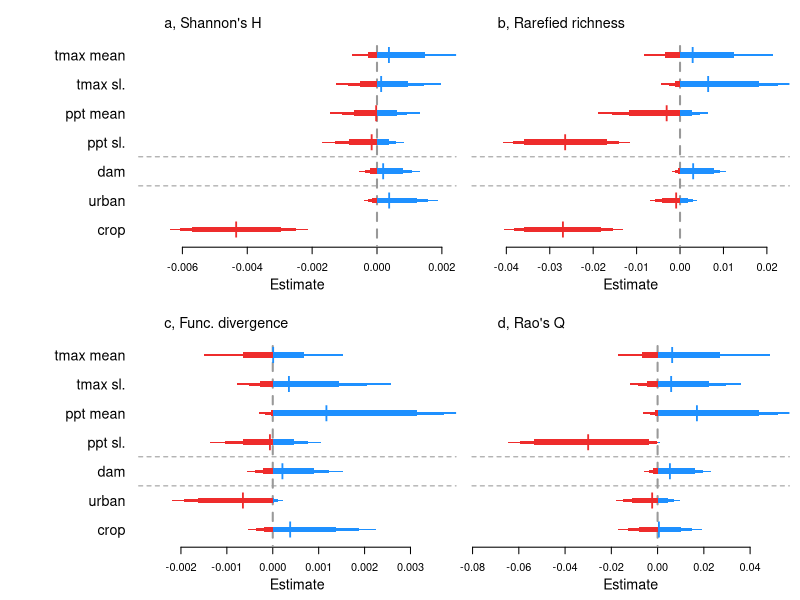

Here is the R script that generated this plot:
##Set working directory
setwd("C:/Users/elwel/OneDrive/Desktop/aquatic_data/git/EuroAquaticMacroInverts")

# attach data
#drivEst <- read.csv("outputs/Driver_metaanaly_Ests.csv")
drivEst <- read.csv("outputs/outputs_driver/Driver_horseshoe_metaanaly_Ests.csv")
head(drivEst)
unique(drivEst$Response)

options(scipen=999)

##save plot
#tiff(filename = "plots/Fig4_drivers/Drivers_TaxaFunc_extra.tiff", width = 5, height = 5, units = 'in', res = 600, compression = 'lzw')
tiff(filename = "plots/Fig4_drivers/Drivers_TaxaFunc_extra_horseshoe.tiff", width = 5, height = 5, units = 'in', res = 600, compression = 'lzw')

##layout
layout(mat = matrix(c(1:6), 
                        nrow = 2, 
                        ncol = 3),
       heights = c(2,2,2,2,2,2),
       widths = c(0.8,2,2,0.8,2,2))

par(mar=c(4,0.4,0.4,0.8))
#empty plot for where the labels will go
plot(0, xaxt = 'n', yaxt = 'n', bty = 'n', pch = '', ylab = '', xlab = '')
plot(0, xaxt = 'n', yaxt = 'n', bty = 'n', pch = '', ylab = '', xlab = '')

#### shannonsH #####
sub <- subset(drivEst, Response == "shannonsH")
subQ <- c(sub$Q0.5[2:5], sub$Q0.5[10:12],sub$Q95[2:5], sub$Q95[10:12])
est <- c(sub$Estimate[2:5], sub$Estimate[10:12])
yy <- c(5,7,6,8,3,2,4)
plot(yy ~ est, ylab="",xlab="", yaxt="n", las=1, type="n",xlim=c(min(subQ),max(subQ)), ylim=c(1.7,9.4),cex=2, bty="n")
#polygon(x=c(-100,-100,0,0),
#        y=c(-4,22,22,-4), col = "grey80", border = "grey80")
segments(x0=0,y0=0,x1=0,y1=8.4,lty=2, lwd=2,col="grey60")
axis(2, at=yy, lwd = 0, lwd.ticks = 0, labels=c("ppt sl.","tmax sl.",  "ppt mean", "tmax mean",
				#"str. order", "accum.", "elevation", "slope",
  				"urban","crop", "dam"), las=1,cex.axis=1.3)
title(xlab="Estimate", line=2.4,cex.lab=1.3)
legend("topleft", legend=("a, Shannon's H"), bty="n", cex=1.3)
mm <- cbind(yy,est)
mm_neg <- as.data.frame(mm[ which(est < 0),])
mm_pos <- as.data.frame(mm[ which(est > 0),])
#points(yy ~ est, pch="l",cex=2.2,col="white")
points(mm_neg$yy ~ mm_neg$est, pch="l",cex=2,col="firebrick2")
points(mm_pos$yy ~ mm_pos$est, pch="l",cex=2,col="dodgerblue")
yyy1=c(0.975,1.025,1.025,0.975)
yyy2=c(0.95,1.05,1.05,0.95)
yyy3=c(0.9,1.1,1.1,0.9)
polygon(x=c(if (sub$Q2.5[11]<0) {sub$Q2.5[11]} else {0}, if (sub$Q2.5[11]<0) {sub$Q2.5[11]} else {0}, if (sub$Q97.5[11]<0) {sub$Q97.5[11]} else {0}, if (sub$Q97.5[11]<0) {sub$Q97.5[11]} else {0}),y=(yyy1+1), col = "firebrick2", border = NA)
polygon(x=c(if (sub$Q5[11]<0) {sub$Q5[11]} else {0}, if (sub$Q5[11]<0) {sub$Q5[11]} else {0}, if (sub$Q95[11]<0) {sub$Q95[11]} else {0}, if (sub$Q95[11]<0) {sub$Q95[11]} else {0}),y=(yyy2+1), col = "firebrick2", border = NA)
polygon(x=c(if (sub$Q10[11]<0) {sub$Q10[11]} else {0}, if (sub$Q10[11]<0) {sub$Q10[11]} else {0}, if (sub$Q90[11]<0) {sub$Q90[11]} else {0}, if (sub$Q90[11]<0) {sub$Q90[11]} else {0}),y=(yyy3+1), col = "firebrick2", border = NA)
polygon(x=c(if (sub$Q2.5[11]>0) {sub$Q2.5[11]} else {0}, if (sub$Q2.5[11]>0) {sub$Q2.5[11]} else {0}, if (sub$Q97.5[11]>0) {sub$Q97.5[11]} else {0}, if (sub$Q97.5[11]>0) {sub$Q97.5[11]} else {0}),y=(yyy1+1), col = "dodgerblue", border = NA)
polygon(x=c(if (sub$Q5[11]>0) {sub$Q5[11]} else {0}, if (sub$Q5[11]>0) {sub$Q5[11]} else {0}, if (sub$Q95[11]>0) {sub$Q95[11]} else {0}, if (sub$Q95[11]>0) {sub$Q95[11]} else {0}),y=(yyy2+1), col = "dodgerblue", border = NA)
polygon(x=c(if (sub$Q10[11]>0) {sub$Q10[11]} else {0}, if (sub$Q10[11]>0) {sub$Q10[11]} else {0}, if (sub$Q90[11]>0) {sub$Q90[11]} else {0}, if (sub$Q90[11]>0) {sub$Q90[11]} else {0}),y=(yyy3+1), col = "dodgerblue", border = NA)
polygon(x=c(if (sub$Q2.5[10]<0) {sub$Q2.5[10]} else {0}, if (sub$Q2.5[10]<0) {sub$Q2.5[10]} else {0}, if (sub$Q97.5[10]<0) {sub$Q97.5[10]} else {0}, if (sub$Q97.5[10]<0) {sub$Q97.5[10]} else {0}),y=(yyy1+2), col = "firebrick2", border = NA)
polygon(x=c(if (sub$Q5[10]<0) {sub$Q5[10]} else {0}, if (sub$Q5[10]<0) {sub$Q5[10]} else {0}, if (sub$Q95[10]<0) {sub$Q95[10]} else {0}, if (sub$Q95[10]<0) {sub$Q95[10]} else {0}),y=(yyy2+2), col = "firebrick2", border = NA)
polygon(x=c(if (sub$Q10[10]<0) {sub$Q10[10]} else {0}, if (sub$Q10[10]<0) {sub$Q10[10]} else {0}, if (sub$Q90[10]<0) {sub$Q90[10]} else {0}, if (sub$Q90[10]<0) {sub$Q90[10]} else {0}),y=(yyy3+2), col = "firebrick2", border = NA)
polygon(x=c(if (sub$Q2.5[10]>0) {sub$Q2.5[10]} else {0}, if (sub$Q2.5[10]>0) {sub$Q2.5[10]} else {0}, if (sub$Q97.5[10]>0) {sub$Q97.5[10]} else {0}, if (sub$Q97.5[10]>0) {sub$Q97.5[10]} else {0}),y=(yyy1+2), col = "dodgerblue", border = NA)
polygon(x=c(if (sub$Q5[10]>0) {sub$Q5[10]} else {0}, if (sub$Q5[10]>0) {sub$Q5[10]} else {0}, if (sub$Q95[10]>0) {sub$Q95[10]} else {0}, if (sub$Q95[10]>0) {sub$Q95[10]} else {0}),y=(yyy2+2), col = "dodgerblue", border = NA)
polygon(x=c(if (sub$Q10[10]>0) {sub$Q10[10]} else {0}, if (sub$Q10[10]>0) {sub$Q10[10]} else {0}, if (sub$Q90[10]>0) {sub$Q90[10]} else {0}, if (sub$Q90[10]>0) {sub$Q90[10]} else {0}),y=(yyy3+2), col = "dodgerblue", border = NA)
polygon(x=c(if (sub$Q2.5[12]<0) {sub$Q2.5[12]} else {0}, if (sub$Q2.5[12]<0) {sub$Q2.5[12]} else {0}, if (sub$Q97.5[12]<0) {sub$Q97.5[12]} else {0}, if (sub$Q97.5[12]<0) {sub$Q97.5[12]} else {0}),y=(yyy1+3), col = "firebrick2", border = NA)
polygon(x=c(if (sub$Q5[12]<0) {sub$Q5[12]} else {0}, if (sub$Q5[12]<0) {sub$Q5[12]} else {0}, if (sub$Q95[12]<0) {sub$Q95[12]} else {0}, if (sub$Q95[12]<0) {sub$Q95[12]} else {0}),y=(yyy2+3), col = "firebrick2", border = NA)
polygon(x=c(if (sub$Q10[12]<0) {sub$Q10[12]} else {0}, if (sub$Q10[12]<0) {sub$Q10[12]} else {0}, if (sub$Q90[12]<0) {sub$Q90[12]} else {0}, if (sub$Q90[12]<0) {sub$Q90[12]} else {0}),y=(yyy3+3), col = "firebrick2", border = NA)
polygon(x=c(if (sub$Q2.5[12]>0) {sub$Q2.5[12]} else {0}, if (sub$Q2.5[12]>0) {sub$Q2.5[12]} else {0}, if (sub$Q97.5[12]>0) {sub$Q97.5[12]} else {0}, if (sub$Q97.5[12]>0) {sub$Q97.5[12]} else {0}),y=(yyy1+3), col = "dodgerblue", border = NA)
polygon(x=c(if (sub$Q5[12]>0) {sub$Q5[12]} else {0}, if (sub$Q5[12]>0) {sub$Q5[12]} else {0}, if (sub$Q95[12]>0) {sub$Q95[12]} else {0}, if (sub$Q95[12]>0) {sub$Q95[12]} else {0}),y=(yyy2+3), col = "dodgerblue", border = NA)
polygon(x=c(if (sub$Q10[12]>0) {sub$Q10[12]} else {0}, if (sub$Q10[12]>0) {sub$Q10[12]} else {0}, if (sub$Q90[12]>0) {sub$Q90[12]} else {0}, if (sub$Q90[12]>0) {sub$Q90[12]} else {0}),y=(yyy3+3), col = "dodgerblue", border = NA)
polygon(x=c(if (sub$Q2.5[2]<0) {sub$Q2.5[2]} else {0}, if (sub$Q2.5[2]<0) {sub$Q2.5[2]} else {0}, if (sub$Q97.5[2]<0) {sub$Q97.5[2]} else {0}, if (sub$Q97.5[2]<0) {sub$Q97.5[2]} else {0}),y=(yyy1+4), col = "firebrick2", border = NA)
polygon(x=c(if (sub$Q5[2]<0) {sub$Q5[2]} else {0}, if (sub$Q5[2]<0) {sub$Q5[2]} else {0}, if (sub$Q95[2]<0) {sub$Q95[2]} else {0}, if (sub$Q95[2]<0) {sub$Q95[2]} else {0}),y=(yyy2+4), col = "firebrick2", border = NA)
polygon(x=c(if (sub$Q10[2]<0) {sub$Q10[2]} else {0}, if (sub$Q10[2]<0) {sub$Q10[2]} else {0}, if (sub$Q90[2]<0) {sub$Q90[2]} else {0}, if (sub$Q90[2]<0) {sub$Q90[2]} else {0}),y=(yyy3+4), col = "firebrick2", border = NA)
polygon(x=c(if (sub$Q2.5[2]>0) {sub$Q2.5[2]} else {0}, if (sub$Q2.5[2]>0) {sub$Q2.5[2]} else {0}, if (sub$Q97.5[2]>0) {sub$Q97.5[2]} else {0}, if (sub$Q97.5[2]>0) {sub$Q97.5[2]} else {0}),y=(yyy1+4), col = "dodgerblue", border = NA)
polygon(x=c(if (sub$Q5[2]>0) {sub$Q5[2]} else {0}, if (sub$Q5[2]>0) {sub$Q5[2]} else {0}, if (sub$Q95[2]>0) {sub$Q95[2]} else {0}, if (sub$Q95[2]>0) {sub$Q95[2]} else {0}),y=(yyy2+4), col = "dodgerblue", border = NA)
polygon(x=c(if (sub$Q10[2]>0) {sub$Q10[2]} else {0}, if (sub$Q10[2]>0) {sub$Q10[2]} else {0}, if (sub$Q90[2]>0) {sub$Q90[2]} else {0}, if (sub$Q90[2]>0) {sub$Q90[2]} else {0}),y=(yyy3+4), col = "dodgerblue", border = NA)
polygon(x=c(if (sub$Q2.5[4]<0) {sub$Q2.5[4]} else {0}, if (sub$Q2.5[4]<0) {sub$Q2.5[4]} else {0}, if (sub$Q97.5[4]<0) {sub$Q97.5[4]} else {0}, if (sub$Q97.5[4]<0) {sub$Q97.5[4]} else {0}),y=(yyy1+5), col = "firebrick2", border = NA)
polygon(x=c(if (sub$Q5[4]<0) {sub$Q5[4]} else {0}, if (sub$Q5[4]<0) {sub$Q5[4]} else {0}, if (sub$Q95[4]<0) {sub$Q95[4]} else {0}, if (sub$Q95[4]<0) {sub$Q95[4]} else {0}),y=(yyy2+5), col = "firebrick2", border = NA)
polygon(x=c(if (sub$Q10[4]<0) {sub$Q10[4]} else {0}, if (sub$Q10[4]<0) {sub$Q10[4]} else {0}, if (sub$Q90[4]<0) {sub$Q90[4]} else {0}, if (sub$Q90[4]<0) {sub$Q90[4]} else {0}),y=(yyy3+5), col = "firebrick2", border = NA)
polygon(x=c(if (sub$Q2.5[4]>0) {sub$Q2.5[4]} else {0}, if (sub$Q2.5[4]>0) {sub$Q2.5[4]} else {0}, if (sub$Q97.5[4]>0) {sub$Q97.5[4]} else {0}, if (sub$Q97.5[4]>0) {sub$Q97.5[4]} else {0}),y=(yyy1+5), col = "dodgerblue", border = NA)
polygon(x=c(if (sub$Q5[4]>0) {sub$Q5[4]} else {0}, if (sub$Q5[4]>0) {sub$Q5[4]} else {0}, if (sub$Q95[4]>0) {sub$Q95[4]} else {0}, if (sub$Q95[4]>0) {sub$Q95[4]} else {0}),y=(yyy2+5), col = "dodgerblue", border = NA)
polygon(x=c(if (sub$Q10[4]>0) {sub$Q10[4]} else {0}, if (sub$Q10[4]>0) {sub$Q10[4]} else {0}, if (sub$Q90[4]>0) {sub$Q90[4]} else {0}, if (sub$Q90[4]>0) {sub$Q90[4]} else {0}),y=(yyy3+5), col = "dodgerblue", border = NA)
polygon(x=c(if (sub$Q2.5[3]<0) {sub$Q2.5[3]} else {0}, if (sub$Q2.5[3]<0) {sub$Q2.5[3]} else {0}, if (sub$Q97.5[3]<0) {sub$Q97.5[3]} else {0}, if (sub$Q97.5[3]<0) {sub$Q97.5[3]} else {0}),y=(yyy1+6), col = "firebrick2", border = NA)
polygon(x=c(if (sub$Q5[3]<0) {sub$Q5[3]} else {0}, if (sub$Q5[3]<0) {sub$Q5[3]} else {0}, if (sub$Q95[3]<0) {sub$Q95[3]} else {0}, if (sub$Q95[3]<0) {sub$Q95[3]} else {0}),y=(yyy2+6), col = "firebrick2", border = NA)
polygon(x=c(if (sub$Q10[3]<0) {sub$Q10[3]} else {0}, if (sub$Q10[3]<0) {sub$Q10[3]} else {0}, if (sub$Q90[3]<0) {sub$Q90[3]} else {0}, if (sub$Q90[3]<0) {sub$Q90[3]} else {0}),y=(yyy3+6), col = "firebrick2", border = NA)
polygon(x=c(if (sub$Q2.5[3]>0) {sub$Q2.5[3]} else {0}, if (sub$Q2.5[3]>0) {sub$Q2.5[3]} else {0}, if (sub$Q97.5[3]>0) {sub$Q97.5[3]} else {0}, if (sub$Q97.5[3]>0) {sub$Q97.5[3]} else {0}),y=(yyy1+6), col = "dodgerblue", border = NA)
polygon(x=c(if (sub$Q5[3]>0) {sub$Q5[3]} else {0}, if (sub$Q5[3]>0) {sub$Q5[3]} else {0}, if (sub$Q95[3]>0) {sub$Q95[3]} else {0}, if (sub$Q95[3]>0) {sub$Q95[3]} else {0}),y=(yyy2+6), col = "dodgerblue", border = NA)
polygon(x=c(if (sub$Q10[3]>0) {sub$Q10[3]} else {0}, if (sub$Q10[3]>0) {sub$Q10[3]} else {0}, if (sub$Q90[3]>0) {sub$Q90[3]} else {0}, if (sub$Q90[3]>0) {sub$Q90[3]} else {0}),y=(yyy3+6), col = "dodgerblue", border = NA)
polygon(x=c(if (sub$Q2.5[5]<0) {sub$Q2.5[5]} else {0}, if (sub$Q2.5[5]<0) {sub$Q2.5[5]} else {0}, if (sub$Q97.5[5]<0) {sub$Q97.5[5]} else {0}, if (sub$Q97.5[5]<0) {sub$Q97.5[5]} else {0}),y=(yyy1+7), col = "firebrick2", border = NA)
polygon(x=c(if (sub$Q5[5]<0) {sub$Q5[5]} else {0}, if (sub$Q5[5]<0) {sub$Q5[5]} else {0}, if (sub$Q95[5]<0) {sub$Q95[5]} else {0}, if (sub$Q95[5]<0) {sub$Q95[5]} else {0}),y=(yyy2+7), col = "firebrick2", border = NA)
polygon(x=c(if (sub$Q10[5]<0) {sub$Q10[5]} else {0}, if (sub$Q10[5]<0) {sub$Q10[5]} else {0}, if (sub$Q90[5]<0) {sub$Q90[5]} else {0}, if (sub$Q90[5]<0) {sub$Q90[5]} else {0}),y=(yyy3+7), col = "firebrick2", border = NA)
polygon(x=c(if (sub$Q2.5[5]>0) {sub$Q2.5[5]} else {0}, if (sub$Q2.5[5]>0) {sub$Q2.5[5]} else {0}, if (sub$Q97.5[5]>0) {sub$Q97.5[5]} else {0}, if (sub$Q97.5[5]>0) {sub$Q97.5[5]} else {0}),y=(yyy1+7), col = "dodgerblue", border = NA)
polygon(x=c(if (sub$Q5[5]>0) {sub$Q5[5]} else {0}, if (sub$Q5[5]>0) {sub$Q5[5]} else {0}, if (sub$Q95[5]>0) {sub$Q95[5]} else {0}, if (sub$Q95[5]>0) {sub$Q95[5]} else {0}),y=(yyy2+7), col = "dodgerblue", border = NA)
polygon(x=c(if (sub$Q10[5]>0) {sub$Q10[5]} else {0}, if (sub$Q10[5]>0) {sub$Q10[5]} else {0}, if (sub$Q90[5]>0) {sub$Q90[5]} else {0}, if (sub$Q90[5]>0) {sub$Q90[5]} else {0}),y=(yyy3+7), col = "dodgerblue", border = NA)
abline(h=3.5,lty=2, col="grey60")
abline(h=4.5,lty=2, col="grey60")

#### func_diverg #####
sub <- subset(drivEst, Response == "func_diverg")
subQ <- c(sub$Q0.5[2:5], sub$Q0.5[10:12],sub$Q95[2:5], sub$Q95[10:12])
est <- c(sub$Estimate[2:5], sub$Estimate[10:12])
yy <- c(5,7,6,8,3,2,4)
plot(yy ~ est, ylab="",xlab="", yaxt="n", las=1, type="n",xlim=c(min(subQ),max(subQ)), ylim=c(1.7,9.4),cex=2, bty="n")
segments(x0=0,y0=0,x1=0,y1=8.4,lty=2, lwd=2,col="grey60")
title(xlab="Estimate", line=2.4,cex.lab=1.3)
axis(2, at=yy, lwd = 0, lwd.ticks = 0, labels=c("ppt sl.","tmax sl.",  "ppt mean", "tmax mean",
				#"str. order", "accum.", "elevation", "slope",
  				"urban","crop", "dam"), las=1,cex.axis=1.3)
legend("topleft", legend=("c, Func. divergence"), bty="n", cex=1.3)
mm <- cbind(yy,est)
mm_neg <- as.data.frame(mm[ which(est < 0),])
mm_pos <- as.data.frame(mm[ which(est > 0),])
points(mm_neg$yy ~ mm_neg$est, pch="l",cex=2,col="firebrick2")
points(mm_pos$yy ~ mm_pos$est, pch="l",cex=2,col="dodgerblue")
yyy1=c(0.975,1.025,1.025,0.975)
yyy2=c(0.95,1.05,1.05,0.95)
yyy3=c(0.9,1.1,1.1,0.9)
polygon(x=c(if (sub$Q2.5[11]<0) {sub$Q2.5[11]} else {0}, if (sub$Q2.5[11]<0) {sub$Q2.5[11]} else {0}, if (sub$Q97.5[11]<0) {sub$Q97.5[11]} else {0}, if (sub$Q97.5[11]<0) {sub$Q97.5[11]} else {0}),y=(yyy1+1), col = "firebrick2", border = NA)
polygon(x=c(if (sub$Q5[11]<0) {sub$Q5[11]} else {0}, if (sub$Q5[11]<0) {sub$Q5[11]} else {0}, if (sub$Q95[11]<0) {sub$Q95[11]} else {0}, if (sub$Q95[11]<0) {sub$Q95[11]} else {0}),y=(yyy2+1), col = "firebrick2", border = NA)
polygon(x=c(if (sub$Q10[11]<0) {sub$Q10[11]} else {0}, if (sub$Q10[11]<0) {sub$Q10[11]} else {0}, if (sub$Q90[11]<0) {sub$Q90[11]} else {0}, if (sub$Q90[11]<0) {sub$Q90[11]} else {0}),y=(yyy3+1), col = "firebrick2", border = NA)
polygon(x=c(if (sub$Q2.5[11]>0) {sub$Q2.5[11]} else {0}, if (sub$Q2.5[11]>0) {sub$Q2.5[11]} else {0}, if (sub$Q97.5[11]>0) {sub$Q97.5[11]} else {0}, if (sub$Q97.5[11]>0) {sub$Q97.5[11]} else {0}),y=(yyy1+1), col = "dodgerblue", border = NA)
polygon(x=c(if (sub$Q5[11]>0) {sub$Q5[11]} else {0}, if (sub$Q5[11]>0) {sub$Q5[11]} else {0}, if (sub$Q95[11]>0) {sub$Q95[11]} else {0}, if (sub$Q95[11]>0) {sub$Q95[11]} else {0}),y=(yyy2+1), col = "dodgerblue", border = NA)
polygon(x=c(if (sub$Q10[11]>0) {sub$Q10[11]} else {0}, if (sub$Q10[11]>0) {sub$Q10[11]} else {0}, if (sub$Q90[11]>0) {sub$Q90[11]} else {0}, if (sub$Q90[11]>0) {sub$Q90[11]} else {0}),y=(yyy3+1), col = "dodgerblue", border = NA)
polygon(x=c(if (sub$Q2.5[10]<0) {sub$Q2.5[10]} else {0}, if (sub$Q2.5[10]<0) {sub$Q2.5[10]} else {0}, if (sub$Q97.5[10]<0) {sub$Q97.5[10]} else {0}, if (sub$Q97.5[10]<0) {sub$Q97.5[10]} else {0}),y=(yyy1+2), col = "firebrick2", border = NA)
polygon(x=c(if (sub$Q5[10]<0) {sub$Q5[10]} else {0}, if (sub$Q5[10]<0) {sub$Q5[10]} else {0}, if (sub$Q95[10]<0) {sub$Q95[10]} else {0}, if (sub$Q95[10]<0) {sub$Q95[10]} else {0}),y=(yyy2+2), col = "firebrick2", border = NA)
polygon(x=c(if (sub$Q10[10]<0) {sub$Q10[10]} else {0}, if (sub$Q10[10]<0) {sub$Q10[10]} else {0}, if (sub$Q90[10]<0) {sub$Q90[10]} else {0}, if (sub$Q90[10]<0) {sub$Q90[10]} else {0}),y=(yyy3+2), col = "firebrick2", border = NA)
polygon(x=c(if (sub$Q2.5[10]>0) {sub$Q2.5[10]} else {0}, if (sub$Q2.5[10]>0) {sub$Q2.5[10]} else {0}, if (sub$Q97.5[10]>0) {sub$Q97.5[10]} else {0}, if (sub$Q97.5[10]>0) {sub$Q97.5[10]} else {0}),y=(yyy1+2), col = "dodgerblue", border = NA)
polygon(x=c(if (sub$Q5[10]>0) {sub$Q5[10]} else {0}, if (sub$Q5[10]>0) {sub$Q5[10]} else {0}, if (sub$Q95[10]>0) {sub$Q95[10]} else {0}, if (sub$Q95[10]>0) {sub$Q95[10]} else {0}),y=(yyy2+2), col = "dodgerblue", border = NA)
polygon(x=c(if (sub$Q10[10]>0) {sub$Q10[10]} else {0}, if (sub$Q10[10]>0) {sub$Q10[10]} else {0}, if (sub$Q90[10]>0) {sub$Q90[10]} else {0}, if (sub$Q90[10]>0) {sub$Q90[10]} else {0}),y=(yyy3+2), col = "dodgerblue", border = NA)
polygon(x=c(if (sub$Q2.5[12]<0) {sub$Q2.5[12]} else {0}, if (sub$Q2.5[12]<0) {sub$Q2.5[12]} else {0}, if (sub$Q97.5[12]<0) {sub$Q97.5[12]} else {0}, if (sub$Q97.5[12]<0) {sub$Q97.5[12]} else {0}),y=(yyy1+3), col = "firebrick2", border = NA)
polygon(x=c(if (sub$Q5[12]<0) {sub$Q5[12]} else {0}, if (sub$Q5[12]<0) {sub$Q5[12]} else {0}, if (sub$Q95[12]<0) {sub$Q95[12]} else {0}, if (sub$Q95[12]<0) {sub$Q95[12]} else {0}),y=(yyy2+3), col = "firebrick2", border = NA)
polygon(x=c(if (sub$Q10[12]<0) {sub$Q10[12]} else {0}, if (sub$Q10[12]<0) {sub$Q10[12]} else {0}, if (sub$Q90[12]<0) {sub$Q90[12]} else {0}, if (sub$Q90[12]<0) {sub$Q90[12]} else {0}),y=(yyy3+3), col = "firebrick2", border = NA)
polygon(x=c(if (sub$Q2.5[12]>0) {sub$Q2.5[12]} else {0}, if (sub$Q2.5[12]>0) {sub$Q2.5[12]} else {0}, if (sub$Q97.5[12]>0) {sub$Q97.5[12]} else {0}, if (sub$Q97.5[12]>0) {sub$Q97.5[12]} else {0}),y=(yyy1+3), col = "dodgerblue", border = NA)
polygon(x=c(if (sub$Q5[12]>0) {sub$Q5[12]} else {0}, if (sub$Q5[12]>0) {sub$Q5[12]} else {0}, if (sub$Q95[12]>0) {sub$Q95[12]} else {0}, if (sub$Q95[12]>0) {sub$Q95[12]} else {0}),y=(yyy2+3), col = "dodgerblue", border = NA)
polygon(x=c(if (sub$Q10[12]>0) {sub$Q10[12]} else {0}, if (sub$Q10[12]>0) {sub$Q10[12]} else {0}, if (sub$Q90[12]>0) {sub$Q90[12]} else {0}, if (sub$Q90[12]>0) {sub$Q90[12]} else {0}),y=(yyy3+3), col = "dodgerblue", border = NA)
polygon(x=c(if (sub$Q2.5[2]<0) {sub$Q2.5[2]} else {0}, if (sub$Q2.5[2]<0) {sub$Q2.5[2]} else {0}, if (sub$Q97.5[2]<0) {sub$Q97.5[2]} else {0}, if (sub$Q97.5[2]<0) {sub$Q97.5[2]} else {0}),y=(yyy1+4), col = "firebrick2", border = NA)
polygon(x=c(if (sub$Q5[2]<0) {sub$Q5[2]} else {0}, if (sub$Q5[2]<0) {sub$Q5[2]} else {0}, if (sub$Q95[2]<0) {sub$Q95[2]} else {0}, if (sub$Q95[2]<0) {sub$Q95[2]} else {0}),y=(yyy2+4), col = "firebrick2", border = NA)
polygon(x=c(if (sub$Q10[2]<0) {sub$Q10[2]} else {0}, if (sub$Q10[2]<0) {sub$Q10[2]} else {0}, if (sub$Q90[2]<0) {sub$Q90[2]} else {0}, if (sub$Q90[2]<0) {sub$Q90[2]} else {0}),y=(yyy3+4), col = "firebrick2", border = NA)
polygon(x=c(if (sub$Q2.5[2]>0) {sub$Q2.5[2]} else {0}, if (sub$Q2.5[2]>0) {sub$Q2.5[2]} else {0}, if (sub$Q97.5[2]>0) {sub$Q97.5[2]} else {0}, if (sub$Q97.5[2]>0) {sub$Q97.5[2]} else {0}),y=(yyy1+4), col = "dodgerblue", border = NA)
polygon(x=c(if (sub$Q5[2]>0) {sub$Q5[2]} else {0}, if (sub$Q5[2]>0) {sub$Q5[2]} else {0}, if (sub$Q95[2]>0) {sub$Q95[2]} else {0}, if (sub$Q95[2]>0) {sub$Q95[2]} else {0}),y=(yyy2+4), col = "dodgerblue", border = NA)
polygon(x=c(if (sub$Q10[2]>0) {sub$Q10[2]} else {0}, if (sub$Q10[2]>0) {sub$Q10[2]} else {0}, if (sub$Q90[2]>0) {sub$Q90[2]} else {0}, if (sub$Q90[2]>0) {sub$Q90[2]} else {0}),y=(yyy3+4), col = "dodgerblue", border = NA)
polygon(x=c(if (sub$Q2.5[4]<0) {sub$Q2.5[4]} else {0}, if (sub$Q2.5[4]<0) {sub$Q2.5[4]} else {0}, if (sub$Q97.5[4]<0) {sub$Q97.5[4]} else {0}, if (sub$Q97.5[4]<0) {sub$Q97.5[4]} else {0}),y=(yyy1+5), col = "firebrick2", border = NA)
polygon(x=c(if (sub$Q5[4]<0) {sub$Q5[4]} else {0}, if (sub$Q5[4]<0) {sub$Q5[4]} else {0}, if (sub$Q95[4]<0) {sub$Q95[4]} else {0}, if (sub$Q95[4]<0) {sub$Q95[4]} else {0}),y=(yyy2+5), col = "firebrick2", border = NA)
polygon(x=c(if (sub$Q10[4]<0) {sub$Q10[4]} else {0}, if (sub$Q10[4]<0) {sub$Q10[4]} else {0}, if (sub$Q90[4]<0) {sub$Q90[4]} else {0}, if (sub$Q90[4]<0) {sub$Q90[4]} else {0}),y=(yyy3+5), col = "firebrick2", border = NA)
polygon(x=c(if (sub$Q2.5[4]>0) {sub$Q2.5[4]} else {0}, if (sub$Q2.5[4]>0) {sub$Q2.5[4]} else {0}, if (sub$Q97.5[4]>0) {sub$Q97.5[4]} else {0}, if (sub$Q97.5[4]>0) {sub$Q97.5[4]} else {0}),y=(yyy1+5), col = "dodgerblue", border = NA)
polygon(x=c(if (sub$Q5[4]>0) {sub$Q5[4]} else {0}, if (sub$Q5[4]>0) {sub$Q5[4]} else {0}, if (sub$Q95[4]>0) {sub$Q95[4]} else {0}, if (sub$Q95[4]>0) {sub$Q95[4]} else {0}),y=(yyy2+5), col = "dodgerblue", border = NA)
polygon(x=c(if (sub$Q10[4]>0) {sub$Q10[4]} else {0}, if (sub$Q10[4]>0) {sub$Q10[4]} else {0}, if (sub$Q90[4]>0) {sub$Q90[4]} else {0}, if (sub$Q90[4]>0) {sub$Q90[4]} else {0}),y=(yyy3+5), col = "dodgerblue", border = NA)
polygon(x=c(if (sub$Q2.5[3]<0) {sub$Q2.5[3]} else {0}, if (sub$Q2.5[3]<0) {sub$Q2.5[3]} else {0}, if (sub$Q97.5[3]<0) {sub$Q97.5[3]} else {0}, if (sub$Q97.5[3]<0) {sub$Q97.5[3]} else {0}),y=(yyy1+6), col = "firebrick2", border = NA)
polygon(x=c(if (sub$Q5[3]<0) {sub$Q5[3]} else {0}, if (sub$Q5[3]<0) {sub$Q5[3]} else {0}, if (sub$Q95[3]<0) {sub$Q95[3]} else {0}, if (sub$Q95[3]<0) {sub$Q95[3]} else {0}),y=(yyy2+6), col = "firebrick2", border = NA)
polygon(x=c(if (sub$Q10[3]<0) {sub$Q10[3]} else {0}, if (sub$Q10[3]<0) {sub$Q10[3]} else {0}, if (sub$Q90[3]<0) {sub$Q90[3]} else {0}, if (sub$Q90[3]<0) {sub$Q90[3]} else {0}),y=(yyy3+6), col = "firebrick2", border = NA)
polygon(x=c(if (sub$Q2.5[3]>0) {sub$Q2.5[3]} else {0}, if (sub$Q2.5[3]>0) {sub$Q2.5[3]} else {0}, if (sub$Q97.5[3]>0) {sub$Q97.5[3]} else {0}, if (sub$Q97.5[3]>0) {sub$Q97.5[3]} else {0}),y=(yyy1+6), col = "dodgerblue", border = NA)
polygon(x=c(if (sub$Q5[3]>0) {sub$Q5[3]} else {0}, if (sub$Q5[3]>0) {sub$Q5[3]} else {0}, if (sub$Q95[3]>0) {sub$Q95[3]} else {0}, if (sub$Q95[3]>0) {sub$Q95[3]} else {0}),y=(yyy2+6), col = "dodgerblue", border = NA)
polygon(x=c(if (sub$Q10[3]>0) {sub$Q10[3]} else {0}, if (sub$Q10[3]>0) {sub$Q10[3]} else {0}, if (sub$Q90[3]>0) {sub$Q90[3]} else {0}, if (sub$Q90[3]>0) {sub$Q90[3]} else {0}),y=(yyy3+6), col = "dodgerblue", border = NA)
polygon(x=c(if (sub$Q2.5[5]<0) {sub$Q2.5[5]} else {0}, if (sub$Q2.5[5]<0) {sub$Q2.5[5]} else {0}, if (sub$Q97.5[5]<0) {sub$Q97.5[5]} else {0}, if (sub$Q97.5[5]<0) {sub$Q97.5[5]} else {0}),y=(yyy1+7), col = "firebrick2", border = NA)
polygon(x=c(if (sub$Q5[5]<0) {sub$Q5[5]} else {0}, if (sub$Q5[5]<0) {sub$Q5[5]} else {0}, if (sub$Q95[5]<0) {sub$Q95[5]} else {0}, if (sub$Q95[5]<0) {sub$Q95[5]} else {0}),y=(yyy2+7), col = "firebrick2", border = NA)
polygon(x=c(if (sub$Q10[5]<0) {sub$Q10[5]} else {0}, if (sub$Q10[5]<0) {sub$Q10[5]} else {0}, if (sub$Q90[5]<0) {sub$Q90[5]} else {0}, if (sub$Q90[5]<0) {sub$Q90[5]} else {0}),y=(yyy3+7), col = "firebrick2", border = NA)
polygon(x=c(if (sub$Q2.5[5]>0) {sub$Q2.5[5]} else {0}, if (sub$Q2.5[5]>0) {sub$Q2.5[5]} else {0}, if (sub$Q97.5[5]>0) {sub$Q97.5[5]} else {0}, if (sub$Q97.5[5]>0) {sub$Q97.5[5]} else {0}),y=(yyy1+7), col = "dodgerblue", border = NA)
polygon(x=c(if (sub$Q5[5]>0) {sub$Q5[5]} else {0}, if (sub$Q5[5]>0) {sub$Q5[5]} else {0}, if (sub$Q95[5]>0) {sub$Q95[5]} else {0}, if (sub$Q95[5]>0) {sub$Q95[5]} else {0}),y=(yyy2+7), col = "dodgerblue", border = NA)
polygon(x=c(if (sub$Q10[5]>0) {sub$Q10[5]} else {0}, if (sub$Q10[5]>0) {sub$Q10[5]} else {0}, if (sub$Q90[5]>0) {sub$Q90[5]} else {0}, if (sub$Q90[5]>0) {sub$Q90[5]} else {0}),y=(yyy3+7), col = "dodgerblue", border = NA)
abline(h=3.5,lty=2, col="grey60")
abline(h=4.5,lty=2, col="grey60")

#### spp_richness_rarefied #####
sub <- subset(drivEst, Response == "spp_richness_rarefied")
subQ <- c(sub$Q0.5[2:5], sub$Q0.5[10:12],sub$Q95[2:5], sub$Q95[10:12])
est <- c(sub$Estimate[2:5], sub$Estimate[10:12])
yy <- c(5,7,6,8,3,2,4)
plot(yy ~ est, ylab="",xlab="", yaxt="n", las=1, type="n",xlim=c(min(subQ),max(subQ)), ylim=c(1.7,9.4),cex=2, bty="n")
segments(x0=0,y0=0,x1=0,y1=8.4,lty=2, lwd=2,col="grey60")
title(xlab="Estimate", line=2.4,cex.lab=1.3)
legend("topleft", legend=("b, Rarefied richness"), bty="n", cex=1.3)
mm <- cbind(yy,est)
mm_neg <- as.data.frame(mm[ which(est < 0),])
mm_pos <- as.data.frame(mm[ which(est > 0),])
#points(yy ~ est, pch="l",cex=2.2,col="white")
points(mm_neg$yy ~ mm_neg$est, pch="l",cex=2,col="firebrick2")
points(mm_pos$yy ~ mm_pos$est, pch="l",cex=2,col="dodgerblue")
yyy1=c(0.975,1.025,1.025,0.975)
yyy2=c(0.95,1.05,1.05,0.95)
yyy3=c(0.9,1.1,1.1,0.9)
polygon(x=c(if (sub$Q2.5[11]<0) {sub$Q2.5[11]} else {0}, if (sub$Q2.5[11]<0) {sub$Q2.5[11]} else {0}, if (sub$Q97.5[11]<0) {sub$Q97.5[11]} else {0}, if (sub$Q97.5[11]<0) {sub$Q97.5[11]} else {0}),y=(yyy1+1), col = "firebrick2", border = NA)
polygon(x=c(if (sub$Q5[11]<0) {sub$Q5[11]} else {0}, if (sub$Q5[11]<0) {sub$Q5[11]} else {0}, if (sub$Q95[11]<0) {sub$Q95[11]} else {0}, if (sub$Q95[11]<0) {sub$Q95[11]} else {0}),y=(yyy2+1), col = "firebrick2", border = NA)
polygon(x=c(if (sub$Q10[11]<0) {sub$Q10[11]} else {0}, if (sub$Q10[11]<0) {sub$Q10[11]} else {0}, if (sub$Q90[11]<0) {sub$Q90[11]} else {0}, if (sub$Q90[11]<0) {sub$Q90[11]} else {0}),y=(yyy3+1), col = "firebrick2", border = NA)
polygon(x=c(if (sub$Q2.5[11]>0) {sub$Q2.5[11]} else {0}, if (sub$Q2.5[11]>0) {sub$Q2.5[11]} else {0}, if (sub$Q97.5[11]>0) {sub$Q97.5[11]} else {0}, if (sub$Q97.5[11]>0) {sub$Q97.5[11]} else {0}),y=(yyy1+1), col = "dodgerblue", border = NA)
polygon(x=c(if (sub$Q5[11]>0) {sub$Q5[11]} else {0}, if (sub$Q5[11]>0) {sub$Q5[11]} else {0}, if (sub$Q95[11]>0) {sub$Q95[11]} else {0}, if (sub$Q95[11]>0) {sub$Q95[11]} else {0}),y=(yyy2+1), col = "dodgerblue", border = NA)
polygon(x=c(if (sub$Q10[11]>0) {sub$Q10[11]} else {0}, if (sub$Q10[11]>0) {sub$Q10[11]} else {0}, if (sub$Q90[11]>0) {sub$Q90[11]} else {0}, if (sub$Q90[11]>0) {sub$Q90[11]} else {0}),y=(yyy3+1), col = "dodgerblue", border = NA)
polygon(x=c(if (sub$Q2.5[10]<0) {sub$Q2.5[10]} else {0}, if (sub$Q2.5[10]<0) {sub$Q2.5[10]} else {0}, if (sub$Q97.5[10]<0) {sub$Q97.5[10]} else {0}, if (sub$Q97.5[10]<0) {sub$Q97.5[10]} else {0}),y=(yyy1+2), col = "firebrick2", border = NA)
polygon(x=c(if (sub$Q5[10]<0) {sub$Q5[10]} else {0}, if (sub$Q5[10]<0) {sub$Q5[10]} else {0}, if (sub$Q95[10]<0) {sub$Q95[10]} else {0}, if (sub$Q95[10]<0) {sub$Q95[10]} else {0}),y=(yyy2+2), col = "firebrick2", border = NA)
polygon(x=c(if (sub$Q10[10]<0) {sub$Q10[10]} else {0}, if (sub$Q10[10]<0) {sub$Q10[10]} else {0}, if (sub$Q90[10]<0) {sub$Q90[10]} else {0}, if (sub$Q90[10]<0) {sub$Q90[10]} else {0}),y=(yyy3+2), col = "firebrick2", border = NA)
polygon(x=c(if (sub$Q2.5[10]>0) {sub$Q2.5[10]} else {0}, if (sub$Q2.5[10]>0) {sub$Q2.5[10]} else {0}, if (sub$Q97.5[10]>0) {sub$Q97.5[10]} else {0}, if (sub$Q97.5[10]>0) {sub$Q97.5[10]} else {0}),y=(yyy1+2), col = "dodgerblue", border = NA)
polygon(x=c(if (sub$Q5[10]>0) {sub$Q5[10]} else {0}, if (sub$Q5[10]>0) {sub$Q5[10]} else {0}, if (sub$Q95[10]>0) {sub$Q95[10]} else {0}, if (sub$Q95[10]>0) {sub$Q95[10]} else {0}),y=(yyy2+2), col = "dodgerblue", border = NA)
polygon(x=c(if (sub$Q10[10]>0) {sub$Q10[10]} else {0}, if (sub$Q10[10]>0) {sub$Q10[10]} else {0}, if (sub$Q90[10]>0) {sub$Q90[10]} else {0}, if (sub$Q90[10]>0) {sub$Q90[10]} else {0}),y=(yyy3+2), col = "dodgerblue", border = NA)
polygon(x=c(if (sub$Q2.5[12]<0) {sub$Q2.5[12]} else {0}, if (sub$Q2.5[12]<0) {sub$Q2.5[12]} else {0}, if (sub$Q97.5[12]<0) {sub$Q97.5[12]} else {0}, if (sub$Q97.5[12]<0) {sub$Q97.5[12]} else {0}),y=(yyy1+3), col = "firebrick2", border = NA)
polygon(x=c(if (sub$Q5[12]<0) {sub$Q5[12]} else {0}, if (sub$Q5[12]<0) {sub$Q5[12]} else {0}, if (sub$Q95[12]<0) {sub$Q95[12]} else {0}, if (sub$Q95[12]<0) {sub$Q95[12]} else {0}),y=(yyy2+3), col = "firebrick2", border = NA)
polygon(x=c(if (sub$Q10[12]<0) {sub$Q10[12]} else {0}, if (sub$Q10[12]<0) {sub$Q10[12]} else {0}, if (sub$Q90[12]<0) {sub$Q90[12]} else {0}, if (sub$Q90[12]<0) {sub$Q90[12]} else {0}),y=(yyy3+3), col = "firebrick2", border = NA)
polygon(x=c(if (sub$Q2.5[12]>0) {sub$Q2.5[12]} else {0}, if (sub$Q2.5[12]>0) {sub$Q2.5[12]} else {0}, if (sub$Q97.5[12]>0) {sub$Q97.5[12]} else {0}, if (sub$Q97.5[12]>0) {sub$Q97.5[12]} else {0}),y=(yyy1+3), col = "dodgerblue", border = NA)
polygon(x=c(if (sub$Q5[12]>0) {sub$Q5[12]} else {0}, if (sub$Q5[12]>0) {sub$Q5[12]} else {0}, if (sub$Q95[12]>0) {sub$Q95[12]} else {0}, if (sub$Q95[12]>0) {sub$Q95[12]} else {0}),y=(yyy2+3), col = "dodgerblue", border = NA)
polygon(x=c(if (sub$Q10[12]>0) {sub$Q10[12]} else {0}, if (sub$Q10[12]>0) {sub$Q10[12]} else {0}, if (sub$Q90[12]>0) {sub$Q90[12]} else {0}, if (sub$Q90[12]>0) {sub$Q90[12]} else {0}),y=(yyy3+3), col = "dodgerblue", border = NA)
polygon(x=c(if (sub$Q2.5[2]<0) {sub$Q2.5[2]} else {0}, if (sub$Q2.5[2]<0) {sub$Q2.5[2]} else {0}, if (sub$Q97.5[2]<0) {sub$Q97.5[2]} else {0}, if (sub$Q97.5[2]<0) {sub$Q97.5[2]} else {0}),y=(yyy1+4), col = "firebrick2", border = NA)
polygon(x=c(if (sub$Q5[2]<0) {sub$Q5[2]} else {0}, if (sub$Q5[2]<0) {sub$Q5[2]} else {0}, if (sub$Q95[2]<0) {sub$Q95[2]} else {0}, if (sub$Q95[2]<0) {sub$Q95[2]} else {0}),y=(yyy2+4), col = "firebrick2", border = NA)
polygon(x=c(if (sub$Q10[2]<0) {sub$Q10[2]} else {0}, if (sub$Q10[2]<0) {sub$Q10[2]} else {0}, if (sub$Q90[2]<0) {sub$Q90[2]} else {0}, if (sub$Q90[2]<0) {sub$Q90[2]} else {0}),y=(yyy3+4), col = "firebrick2", border = NA)
polygon(x=c(if (sub$Q2.5[2]>0) {sub$Q2.5[2]} else {0}, if (sub$Q2.5[2]>0) {sub$Q2.5[2]} else {0}, if (sub$Q97.5[2]>0) {sub$Q97.5[2]} else {0}, if (sub$Q97.5[2]>0) {sub$Q97.5[2]} else {0}),y=(yyy1+4), col = "dodgerblue", border = NA)
polygon(x=c(if (sub$Q5[2]>0) {sub$Q5[2]} else {0}, if (sub$Q5[2]>0) {sub$Q5[2]} else {0}, if (sub$Q95[2]>0) {sub$Q95[2]} else {0}, if (sub$Q95[2]>0) {sub$Q95[2]} else {0}),y=(yyy2+4), col = "dodgerblue", border = NA)
polygon(x=c(if (sub$Q10[2]>0) {sub$Q10[2]} else {0}, if (sub$Q10[2]>0) {sub$Q10[2]} else {0}, if (sub$Q90[2]>0) {sub$Q90[2]} else {0}, if (sub$Q90[2]>0) {sub$Q90[2]} else {0}),y=(yyy3+4), col = "dodgerblue", border = NA)
polygon(x=c(if (sub$Q2.5[4]<0) {sub$Q2.5[4]} else {0}, if (sub$Q2.5[4]<0) {sub$Q2.5[4]} else {0}, if (sub$Q97.5[4]<0) {sub$Q97.5[4]} else {0}, if (sub$Q97.5[4]<0) {sub$Q97.5[4]} else {0}),y=(yyy1+5), col = "firebrick2", border = NA)
polygon(x=c(if (sub$Q5[4]<0) {sub$Q5[4]} else {0}, if (sub$Q5[4]<0) {sub$Q5[4]} else {0}, if (sub$Q95[4]<0) {sub$Q95[4]} else {0}, if (sub$Q95[4]<0) {sub$Q95[4]} else {0}),y=(yyy2+5), col = "firebrick2", border = NA)
polygon(x=c(if (sub$Q10[4]<0) {sub$Q10[4]} else {0}, if (sub$Q10[4]<0) {sub$Q10[4]} else {0}, if (sub$Q90[4]<0) {sub$Q90[4]} else {0}, if (sub$Q90[4]<0) {sub$Q90[4]} else {0}),y=(yyy3+5), col = "firebrick2", border = NA)
polygon(x=c(if (sub$Q2.5[4]>0) {sub$Q2.5[4]} else {0}, if (sub$Q2.5[4]>0) {sub$Q2.5[4]} else {0}, if (sub$Q97.5[4]>0) {sub$Q97.5[4]} else {0}, if (sub$Q97.5[4]>0) {sub$Q97.5[4]} else {0}),y=(yyy1+5), col = "dodgerblue", border = NA)
polygon(x=c(if (sub$Q5[4]>0) {sub$Q5[4]} else {0}, if (sub$Q5[4]>0) {sub$Q5[4]} else {0}, if (sub$Q95[4]>0) {sub$Q95[4]} else {0}, if (sub$Q95[4]>0) {sub$Q95[4]} else {0}),y=(yyy2+5), col = "dodgerblue", border = NA)
polygon(x=c(if (sub$Q10[4]>0) {sub$Q10[4]} else {0}, if (sub$Q10[4]>0) {sub$Q10[4]} else {0}, if (sub$Q90[4]>0) {sub$Q90[4]} else {0}, if (sub$Q90[4]>0) {sub$Q90[4]} else {0}),y=(yyy3+5), col = "dodgerblue", border = NA)
polygon(x=c(if (sub$Q2.5[3]<0) {sub$Q2.5[3]} else {0}, if (sub$Q2.5[3]<0) {sub$Q2.5[3]} else {0}, if (sub$Q97.5[3]<0) {sub$Q97.5[3]} else {0}, if (sub$Q97.5[3]<0) {sub$Q97.5[3]} else {0}),y=(yyy1+6), col = "firebrick2", border = NA)
polygon(x=c(if (sub$Q5[3]<0) {sub$Q5[3]} else {0}, if (sub$Q5[3]<0) {sub$Q5[3]} else {0}, if (sub$Q95[3]<0) {sub$Q95[3]} else {0}, if (sub$Q95[3]<0) {sub$Q95[3]} else {0}),y=(yyy2+6), col = "firebrick2", border = NA)
polygon(x=c(if (sub$Q10[3]<0) {sub$Q10[3]} else {0}, if (sub$Q10[3]<0) {sub$Q10[3]} else {0}, if (sub$Q90[3]<0) {sub$Q90[3]} else {0}, if (sub$Q90[3]<0) {sub$Q90[3]} else {0}),y=(yyy3+6), col = "firebrick2", border = NA)
polygon(x=c(if (sub$Q2.5[3]>0) {sub$Q2.5[3]} else {0}, if (sub$Q2.5[3]>0) {sub$Q2.5[3]} else {0}, if (sub$Q97.5[3]>0) {sub$Q97.5[3]} else {0}, if (sub$Q97.5[3]>0) {sub$Q97.5[3]} else {0}),y=(yyy1+6), col = "dodgerblue", border = NA)
polygon(x=c(if (sub$Q5[3]>0) {sub$Q5[3]} else {0}, if (sub$Q5[3]>0) {sub$Q5[3]} else {0}, if (sub$Q95[3]>0) {sub$Q95[3]} else {0}, if (sub$Q95[3]>0) {sub$Q95[3]} else {0}),y=(yyy2+6), col = "dodgerblue", border = NA)
polygon(x=c(if (sub$Q10[3]>0) {sub$Q10[3]} else {0}, if (sub$Q10[3]>0) {sub$Q10[3]} else {0}, if (sub$Q90[3]>0) {sub$Q90[3]} else {0}, if (sub$Q90[3]>0) {sub$Q90[3]} else {0}),y=(yyy3+6), col = "dodgerblue", border = NA)
polygon(x=c(if (sub$Q2.5[5]<0) {sub$Q2.5[5]} else {0}, if (sub$Q2.5[5]<0) {sub$Q2.5[5]} else {0}, if (sub$Q97.5[5]<0) {sub$Q97.5[5]} else {0}, if (sub$Q97.5[5]<0) {sub$Q97.5[5]} else {0}),y=(yyy1+7), col = "firebrick2", border = NA)
polygon(x=c(if (sub$Q5[5]<0) {sub$Q5[5]} else {0}, if (sub$Q5[5]<0) {sub$Q5[5]} else {0}, if (sub$Q95[5]<0) {sub$Q95[5]} else {0}, if (sub$Q95[5]<0) {sub$Q95[5]} else {0}),y=(yyy2+7), col = "firebrick2", border = NA)
polygon(x=c(if (sub$Q10[5]<0) {sub$Q10[5]} else {0}, if (sub$Q10[5]<0) {sub$Q10[5]} else {0}, if (sub$Q90[5]<0) {sub$Q90[5]} else {0}, if (sub$Q90[5]<0) {sub$Q90[5]} else {0}),y=(yyy3+7), col = "firebrick2", border = NA)
polygon(x=c(if (sub$Q2.5[5]>0) {sub$Q2.5[5]} else {0}, if (sub$Q2.5[5]>0) {sub$Q2.5[5]} else {0}, if (sub$Q97.5[5]>0) {sub$Q97.5[5]} else {0}, if (sub$Q97.5[5]>0) {sub$Q97.5[5]} else {0}),y=(yyy1+7), col = "dodgerblue", border = NA)
polygon(x=c(if (sub$Q5[5]>0) {sub$Q5[5]} else {0}, if (sub$Q5[5]>0) {sub$Q5[5]} else {0}, if (sub$Q95[5]>0) {sub$Q95[5]} else {0}, if (sub$Q95[5]>0) {sub$Q95[5]} else {0}),y=(yyy2+7), col = "dodgerblue", border = NA)
polygon(x=c(if (sub$Q10[5]>0) {sub$Q10[5]} else {0}, if (sub$Q10[5]>0) {sub$Q10[5]} else {0}, if (sub$Q90[5]>0) {sub$Q90[5]} else {0}, if (sub$Q90[5]>0) {sub$Q90[5]} else {0}),y=(yyy3+7), col = "dodgerblue", border = NA)
abline(h=3.5,lty=2, col="grey60")
abline(h=4.5,lty=2, col="grey60")

#### RaoQ #####
sub <- subset(drivEst, Response == "RaoQ")
subQ <- c(sub$Q0.5[2:5], sub$Q0.5[10:12],sub$Q95[2:5], sub$Q95[10:12])
est <- c(sub$Estimate[2:5], sub$Estimate[10:12])
yy <- c(5,7,6,8,3,2,4)
plot(yy ~ est, ylab="",xlab="", yaxt="n", las=1, type="n",xlim=c(min(subQ),max(subQ)), ylim=c(1.7,9.4),cex=2, bty="n")
segments(x0=0,y0=0,x1=0,y1=8.4,lty=2, lwd=2,col="grey60")
title(xlab="Estimate", line=2.4,cex.lab=1.3)
legend("topleft", legend=("d, Rao's Q"), bty="n", cex=1.3)
mm <- cbind(yy,est)
mm_neg <- as.data.frame(mm[ which(est < 0),])
mm_pos <- as.data.frame(mm[ which(est > 0),])
#points(yy ~ est, pch="l",cex=2.2,col="white")
points(mm_neg$yy ~ mm_neg$est, pch="l",cex=2,col="firebrick2")
points(mm_pos$yy ~ mm_pos$est, pch="l",cex=2,col="dodgerblue")
yyy1=c(0.975,1.025,1.025,0.975)
yyy2=c(0.95,1.05,1.05,0.95)
yyy3=c(0.9,1.1,1.1,0.9)
polygon(x=c(if (sub$Q2.5[11]<0) {sub$Q2.5[11]} else {0}, if (sub$Q2.5[11]<0) {sub$Q2.5[11]} else {0}, if (sub$Q97.5[11]<0) {sub$Q97.5[11]} else {0}, if (sub$Q97.5[11]<0) {sub$Q97.5[11]} else {0}),y=(yyy1+1), col = "firebrick2", border = NA)
polygon(x=c(if (sub$Q5[11]<0) {sub$Q5[11]} else {0}, if (sub$Q5[11]<0) {sub$Q5[11]} else {0}, if (sub$Q95[11]<0) {sub$Q95[11]} else {0}, if (sub$Q95[11]<0) {sub$Q95[11]} else {0}),y=(yyy2+1), col = "firebrick2", border = NA)
polygon(x=c(if (sub$Q10[11]<0) {sub$Q10[11]} else {0}, if (sub$Q10[11]<0) {sub$Q10[11]} else {0}, if (sub$Q90[11]<0) {sub$Q90[11]} else {0}, if (sub$Q90[11]<0) {sub$Q90[11]} else {0}),y=(yyy3+1), col = "firebrick2", border = NA)
polygon(x=c(if (sub$Q2.5[11]>0) {sub$Q2.5[11]} else {0}, if (sub$Q2.5[11]>0) {sub$Q2.5[11]} else {0}, if (sub$Q97.5[11]>0) {sub$Q97.5[11]} else {0}, if (sub$Q97.5[11]>0) {sub$Q97.5[11]} else {0}),y=(yyy1+1), col = "dodgerblue", border = NA)
polygon(x=c(if (sub$Q5[11]>0) {sub$Q5[11]} else {0}, if (sub$Q5[11]>0) {sub$Q5[11]} else {0}, if (sub$Q95[11]>0) {sub$Q95[11]} else {0}, if (sub$Q95[11]>0) {sub$Q95[11]} else {0}),y=(yyy2+1), col = "dodgerblue", border = NA)
polygon(x=c(if (sub$Q10[11]>0) {sub$Q10[11]} else {0}, if (sub$Q10[11]>0) {sub$Q10[11]} else {0}, if (sub$Q90[11]>0) {sub$Q90[11]} else {0}, if (sub$Q90[11]>0) {sub$Q90[11]} else {0}),y=(yyy3+1), col = "dodgerblue", border = NA)
polygon(x=c(if (sub$Q2.5[10]<0) {sub$Q2.5[10]} else {0}, if (sub$Q2.5[10]<0) {sub$Q2.5[10]} else {0}, if (sub$Q97.5[10]<0) {sub$Q97.5[10]} else {0}, if (sub$Q97.5[10]<0) {sub$Q97.5[10]} else {0}),y=(yyy1+2), col = "firebrick2", border = NA)
polygon(x=c(if (sub$Q5[10]<0) {sub$Q5[10]} else {0}, if (sub$Q5[10]<0) {sub$Q5[10]} else {0}, if (sub$Q95[10]<0) {sub$Q95[10]} else {0}, if (sub$Q95[10]<0) {sub$Q95[10]} else {0}),y=(yyy2+2), col = "firebrick2", border = NA)
polygon(x=c(if (sub$Q10[10]<0) {sub$Q10[10]} else {0}, if (sub$Q10[10]<0) {sub$Q10[10]} else {0}, if (sub$Q90[10]<0) {sub$Q90[10]} else {0}, if (sub$Q90[10]<0) {sub$Q90[10]} else {0}),y=(yyy3+2), col = "firebrick2", border = NA)
polygon(x=c(if (sub$Q2.5[10]>0) {sub$Q2.5[10]} else {0}, if (sub$Q2.5[10]>0) {sub$Q2.5[10]} else {0}, if (sub$Q97.5[10]>0) {sub$Q97.5[10]} else {0}, if (sub$Q97.5[10]>0) {sub$Q97.5[10]} else {0}),y=(yyy1+2), col = "dodgerblue", border = NA)
polygon(x=c(if (sub$Q5[10]>0) {sub$Q5[10]} else {0}, if (sub$Q5[10]>0) {sub$Q5[10]} else {0}, if (sub$Q95[10]>0) {sub$Q95[10]} else {0}, if (sub$Q95[10]>0) {sub$Q95[10]} else {0}),y=(yyy2+2), col = "dodgerblue", border = NA)
polygon(x=c(if (sub$Q10[10]>0) {sub$Q10[10]} else {0}, if (sub$Q10[10]>0) {sub$Q10[10]} else {0}, if (sub$Q90[10]>0) {sub$Q90[10]} else {0}, if (sub$Q90[10]>0) {sub$Q90[10]} else {0}),y=(yyy3+2), col = "dodgerblue", border = NA)
polygon(x=c(if (sub$Q2.5[12]<0) {sub$Q2.5[12]} else {0}, if (sub$Q2.5[12]<0) {sub$Q2.5[12]} else {0}, if (sub$Q97.5[12]<0) {sub$Q97.5[12]} else {0}, if (sub$Q97.5[12]<0) {sub$Q97.5[12]} else {0}),y=(yyy1+3), col = "firebrick2", border = NA)
polygon(x=c(if (sub$Q5[12]<0) {sub$Q5[12]} else {0}, if (sub$Q5[12]<0) {sub$Q5[12]} else {0}, if (sub$Q95[12]<0) {sub$Q95[12]} else {0}, if (sub$Q95[12]<0) {sub$Q95[12]} else {0}),y=(yyy2+3), col = "firebrick2", border = NA)
polygon(x=c(if (sub$Q10[12]<0) {sub$Q10[12]} else {0}, if (sub$Q10[12]<0) {sub$Q10[12]} else {0}, if (sub$Q90[12]<0) {sub$Q90[12]} else {0}, if (sub$Q90[12]<0) {sub$Q90[12]} else {0}),y=(yyy3+3), col = "firebrick2", border = NA)
polygon(x=c(if (sub$Q2.5[12]>0) {sub$Q2.5[12]} else {0}, if (sub$Q2.5[12]>0) {sub$Q2.5[12]} else {0}, if (sub$Q97.5[12]>0) {sub$Q97.5[12]} else {0}, if (sub$Q97.5[12]>0) {sub$Q97.5[12]} else {0}),y=(yyy1+3), col = "dodgerblue", border = NA)
polygon(x=c(if (sub$Q5[12]>0) {sub$Q5[12]} else {0}, if (sub$Q5[12]>0) {sub$Q5[12]} else {0}, if (sub$Q95[12]>0) {sub$Q95[12]} else {0}, if (sub$Q95[12]>0) {sub$Q95[12]} else {0}),y=(yyy2+3), col = "dodgerblue", border = NA)
polygon(x=c(if (sub$Q10[12]>0) {sub$Q10[12]} else {0}, if (sub$Q10[12]>0) {sub$Q10[12]} else {0}, if (sub$Q90[12]>0) {sub$Q90[12]} else {0}, if (sub$Q90[12]>0) {sub$Q90[12]} else {0}),y=(yyy3+3), col = "dodgerblue", border = NA)
polygon(x=c(if (sub$Q2.5[2]<0) {sub$Q2.5[2]} else {0}, if (sub$Q2.5[2]<0) {sub$Q2.5[2]} else {0}, if (sub$Q97.5[2]<0) {sub$Q97.5[2]} else {0}, if (sub$Q97.5[2]<0) {sub$Q97.5[2]} else {0}),y=(yyy1+4), col = "firebrick2", border = NA)
polygon(x=c(if (sub$Q5[2]<0) {sub$Q5[2]} else {0}, if (sub$Q5[2]<0) {sub$Q5[2]} else {0}, if (sub$Q95[2]<0) {sub$Q95[2]} else {0}, if (sub$Q95[2]<0) {sub$Q95[2]} else {0}),y=(yyy2+4), col = "firebrick2", border = NA)
polygon(x=c(if (sub$Q10[2]<0) {sub$Q10[2]} else {0}, if (sub$Q10[2]<0) {sub$Q10[2]} else {0}, if (sub$Q90[2]<0) {sub$Q90[2]} else {0}, if (sub$Q90[2]<0) {sub$Q90[2]} else {0}),y=(yyy3+4), col = "firebrick2", border = NA)
polygon(x=c(if (sub$Q2.5[2]>0) {sub$Q2.5[2]} else {0}, if (sub$Q2.5[2]>0) {sub$Q2.5[2]} else {0}, if (sub$Q97.5[2]>0) {sub$Q97.5[2]} else {0}, if (sub$Q97.5[2]>0) {sub$Q97.5[2]} else {0}),y=(yyy1+4), col = "dodgerblue", border = NA)
polygon(x=c(if (sub$Q5[2]>0) {sub$Q5[2]} else {0}, if (sub$Q5[2]>0) {sub$Q5[2]} else {0}, if (sub$Q95[2]>0) {sub$Q95[2]} else {0}, if (sub$Q95[2]>0) {sub$Q95[2]} else {0}),y=(yyy2+4), col = "dodgerblue", border = NA)
polygon(x=c(if (sub$Q10[2]>0) {sub$Q10[2]} else {0}, if (sub$Q10[2]>0) {sub$Q10[2]} else {0}, if (sub$Q90[2]>0) {sub$Q90[2]} else {0}, if (sub$Q90[2]>0) {sub$Q90[2]} else {0}),y=(yyy3+4), col = "dodgerblue", border = NA)
polygon(x=c(if (sub$Q2.5[4]<0) {sub$Q2.5[4]} else {0}, if (sub$Q2.5[4]<0) {sub$Q2.5[4]} else {0}, if (sub$Q97.5[4]<0) {sub$Q97.5[4]} else {0}, if (sub$Q97.5[4]<0) {sub$Q97.5[4]} else {0}),y=(yyy1+5), col = "firebrick2", border = NA)
polygon(x=c(if (sub$Q5[4]<0) {sub$Q5[4]} else {0}, if (sub$Q5[4]<0) {sub$Q5[4]} else {0}, if (sub$Q95[4]<0) {sub$Q95[4]} else {0}, if (sub$Q95[4]<0) {sub$Q95[4]} else {0}),y=(yyy2+5), col = "firebrick2", border = NA)
polygon(x=c(if (sub$Q10[4]<0) {sub$Q10[4]} else {0}, if (sub$Q10[4]<0) {sub$Q10[4]} else {0}, if (sub$Q90[4]<0) {sub$Q90[4]} else {0}, if (sub$Q90[4]<0) {sub$Q90[4]} else {0}),y=(yyy3+5), col = "firebrick2", border = NA)
polygon(x=c(if (sub$Q2.5[4]>0) {sub$Q2.5[4]} else {0}, if (sub$Q2.5[4]>0) {sub$Q2.5[4]} else {0}, if (sub$Q97.5[4]>0) {sub$Q97.5[4]} else {0}, if (sub$Q97.5[4]>0) {sub$Q97.5[4]} else {0}),y=(yyy1+5), col = "dodgerblue", border = NA)
polygon(x=c(if (sub$Q5[4]>0) {sub$Q5[4]} else {0}, if (sub$Q5[4]>0) {sub$Q5[4]} else {0}, if (sub$Q95[4]>0) {sub$Q95[4]} else {0}, if (sub$Q95[4]>0) {sub$Q95[4]} else {0}),y=(yyy2+5), col = "dodgerblue", border = NA)
polygon(x=c(if (sub$Q10[4]>0) {sub$Q10[4]} else {0}, if (sub$Q10[4]>0) {sub$Q10[4]} else {0}, if (sub$Q90[4]>0) {sub$Q90[4]} else {0}, if (sub$Q90[4]>0) {sub$Q90[4]} else {0}),y=(yyy3+5), col = "dodgerblue", border = NA)
polygon(x=c(if (sub$Q2.5[3]<0) {sub$Q2.5[3]} else {0}, if (sub$Q2.5[3]<0) {sub$Q2.5[3]} else {0}, if (sub$Q97.5[3]<0) {sub$Q97.5[3]} else {0}, if (sub$Q97.5[3]<0) {sub$Q97.5[3]} else {0}),y=(yyy1+6), col = "firebrick2", border = NA)
polygon(x=c(if (sub$Q5[3]<0) {sub$Q5[3]} else {0}, if (sub$Q5[3]<0) {sub$Q5[3]} else {0}, if (sub$Q95[3]<0) {sub$Q95[3]} else {0}, if (sub$Q95[3]<0) {sub$Q95[3]} else {0}),y=(yyy2+6), col = "firebrick2", border = NA)
polygon(x=c(if (sub$Q10[3]<0) {sub$Q10[3]} else {0}, if (sub$Q10[3]<0) {sub$Q10[3]} else {0}, if (sub$Q90[3]<0) {sub$Q90[3]} else {0}, if (sub$Q90[3]<0) {sub$Q90[3]} else {0}),y=(yyy3+6), col = "firebrick2", border = NA)
polygon(x=c(if (sub$Q2.5[3]>0) {sub$Q2.5[3]} else {0}, if (sub$Q2.5[3]>0) {sub$Q2.5[3]} else {0}, if (sub$Q97.5[3]>0) {sub$Q97.5[3]} else {0}, if (sub$Q97.5[3]>0) {sub$Q97.5[3]} else {0}),y=(yyy1+6), col = "dodgerblue", border = NA)
polygon(x=c(if (sub$Q5[3]>0) {sub$Q5[3]} else {0}, if (sub$Q5[3]>0) {sub$Q5[3]} else {0}, if (sub$Q95[3]>0) {sub$Q95[3]} else {0}, if (sub$Q95[3]>0) {sub$Q95[3]} else {0}),y=(yyy2+6), col = "dodgerblue", border = NA)
polygon(x=c(if (sub$Q10[3]>0) {sub$Q10[3]} else {0}, if (sub$Q10[3]>0) {sub$Q10[3]} else {0}, if (sub$Q90[3]>0) {sub$Q90[3]} else {0}, if (sub$Q90[3]>0) {sub$Q90[3]} else {0}),y=(yyy3+6), col = "dodgerblue", border = NA)
polygon(x=c(if (sub$Q2.5[5]<0) {sub$Q2.5[5]} else {0}, if (sub$Q2.5[5]<0) {sub$Q2.5[5]} else {0}, if (sub$Q97.5[5]<0) {sub$Q97.5[5]} else {0}, if (sub$Q97.5[5]<0) {sub$Q97.5[5]} else {0}),y=(yyy1+7), col = "firebrick2", border = NA)
polygon(x=c(if (sub$Q5[5]<0) {sub$Q5[5]} else {0}, if (sub$Q5[5]<0) {sub$Q5[5]} else {0}, if (sub$Q95[5]<0) {sub$Q95[5]} else {0}, if (sub$Q95[5]<0) {sub$Q95[5]} else {0}),y=(yyy2+7), col = "firebrick2", border = NA)
polygon(x=c(if (sub$Q10[5]<0) {sub$Q10[5]} else {0}, if (sub$Q10[5]<0) {sub$Q10[5]} else {0}, if (sub$Q90[5]<0) {sub$Q90[5]} else {0}, if (sub$Q90[5]<0) {sub$Q90[5]} else {0}),y=(yyy3+7), col = "firebrick2", border = NA)
polygon(x=c(if (sub$Q2.5[5]>0) {sub$Q2.5[5]} else {0}, if (sub$Q2.5[5]>0) {sub$Q2.5[5]} else {0}, if (sub$Q97.5[5]>0) {sub$Q97.5[5]} else {0}, if (sub$Q97.5[5]>0) {sub$Q97.5[5]} else {0}),y=(yyy1+7), col = "dodgerblue", border = NA)
polygon(x=c(if (sub$Q5[5]>0) {sub$Q5[5]} else {0}, if (sub$Q5[5]>0) {sub$Q5[5]} else {0}, if (sub$Q95[5]>0) {sub$Q95[5]} else {0}, if (sub$Q95[5]>0) {sub$Q95[5]} else {0}),y=(yyy2+7), col = "dodgerblue", border = NA)
polygon(x=c(if (sub$Q10[5]>0) {sub$Q10[5]} else {0}, if (sub$Q10[5]>0) {sub$Q10[5]} else {0}, if (sub$Q90[5]>0) {sub$Q90[5]} else {0}, if (sub$Q90[5]>0) {sub$Q90[5]} else {0}),y=(yyy3+7), col = "dodgerblue", border = NA)
abline(h=3.5,lty=2, col="grey60")
abline(h=4.5,lty=2, col="grey60")

##
dev.off()
##

